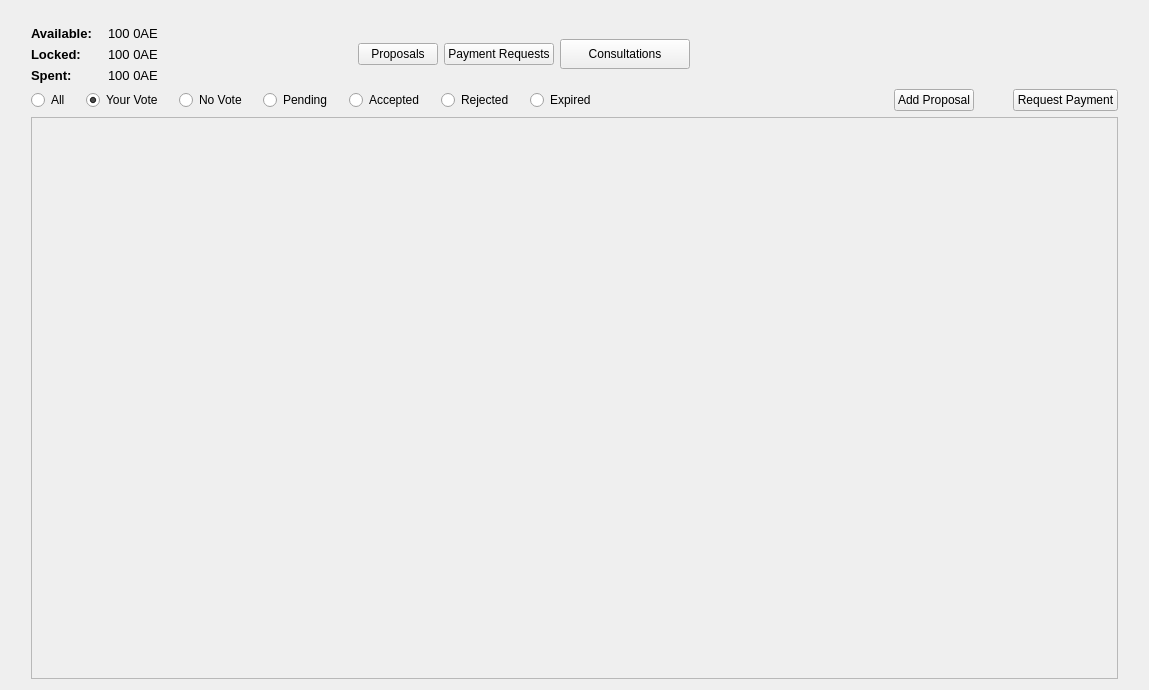
<?xml version="1.0" encoding="UTF-8"?>
<ui version="4.0">
 <class>CommunityFundPage</class>
 <widget class="QWidget" name="CommunityFundPage">
  <property name="geometry">
   <rect>
    <x>0</x>
    <y>0</y>
    <width>1149</width>
    <height>690</height>
   </rect>
  </property>
  <property name="windowTitle">
   <string>Form</string>
  </property>
  <layout class="QVBoxLayout" name="verticalLayout_2">
   <item>
    <layout class="QHBoxLayout" name="horizontalLayoutBase">
     <item>
      <spacer name="horizontalSpacer_3">
       <property name="orientation">
        <enum>Qt::Horizontal</enum>
       </property>
       <property name="sizeType">
        <enum>QSizePolicy::Fixed</enum>
       </property>
       <property name="sizeHint" stdset="0">
        <size>
         <width>20</width>
         <height>20</height>
        </size>
       </property>
      </spacer>
     </item>
     <item>
      <layout class="QVBoxLayout" name="verticalLayoutBase">
       <item>
        <spacer name="verticalSpacer">
         <property name="orientation">
          <enum>Qt::Vertical</enum>
         </property>
         <property name="sizeType">
          <enum>QSizePolicy::Maximum</enum>
         </property>
         <property name="sizeHint" stdset="0">
          <size>
           <width>40</width>
           <height>15</height>
          </size>
         </property>
        </spacer>
       </item>
       <item>
        <layout class="QHBoxLayout" name="horizontalLayoutMain">
         <item>
          <layout class="QVBoxLayout" name="verticalLayoutFundState">
           <item>
            <widget class="QLabel" name="labelAvailable">
             <property name="maximumSize">
              <size>
               <width>70</width>
               <height>17</height>
              </size>
             </property>
             <property name="font">
              <font>
               <pointsize>10</pointsize>
               <weight>75</weight>
               <bold>true</bold>
              </font>
             </property>
             <property name="text">
              <string>Available:</string>
             </property>
            </widget>
           </item>
           <item>
            <widget class="QLabel" name="labelLocked">
             <property name="maximumSize">
              <size>
               <width>70</width>
               <height>17</height>
              </size>
             </property>
             <property name="font">
              <font>
               <pointsize>10</pointsize>
               <weight>75</weight>
               <bold>true</bold>
              </font>
             </property>
             <property name="text">
              <string>Locked:</string>
             </property>
            </widget>
           </item>
           <item>
            <widget class="QLabel" name="labelSpent">
             <property name="maximumSize">
              <size>
               <width>70</width>
               <height>17</height>
              </size>
             </property>
             <property name="font">
              <font>
               <pointsize>10</pointsize>
               <weight>75</weight>
               <bold>true</bold>
              </font>
             </property>
             <property name="text">
              <string>Spent:</string>
             </property>
            </widget>
           </item>
          </layout>
         </item>
         <item>
          <spacer name="horizontalSpacer_9">
           <property name="orientation">
            <enum>Qt::Horizontal</enum>
           </property>
           <property name="sizeType">
            <enum>QSizePolicy::Fixed</enum>
           </property>
           <property name="sizeHint" stdset="0">
            <size>
             <width>10</width>
             <height>20</height>
            </size>
           </property>
          </spacer>
         </item>
         <item>
          <layout class="QVBoxLayout" name="verticalLayoutAmount">
           <item>
            <widget class="QLabel" name="labelAvailableAmount">
             <property name="maximumSize">
              <size>
               <width>1000</width>
               <height>17</height>
              </size>
             </property>
             <property name="font">
              <font>
               <pointsize>10</pointsize>
              </font>
             </property>
             <property name="text">
              <string>100 0AE</string>
             </property>
            </widget>
           </item>
           <item>
            <widget class="QLabel" name="labelLockedAmount">
             <property name="maximumSize">
              <size>
               <width>1000</width>
               <height>17</height>
              </size>
             </property>
             <property name="font">
              <font>
               <pointsize>10</pointsize>
              </font>
             </property>
             <property name="text">
              <string>100 0AE</string>
             </property>
            </widget>
           </item>
           <item>
            <widget class="QLabel" name="labelSpentAmount">
             <property name="maximumSize">
              <size>
               <width>1000</width>
               <height>17</height>
              </size>
             </property>
             <property name="font">
              <font>
               <pointsize>10</pointsize>
              </font>
             </property>
             <property name="text">
              <string>100 0AE</string>
             </property>
            </widget>
           </item>
          </layout>
         </item>
         <item>
          <spacer name="horizontalSpacer_2">
           <property name="orientation">
            <enum>Qt::Horizontal</enum>
           </property>
           <property name="sizeType">
            <enum>QSizePolicy::Expanding</enum>
           </property>
           <property name="sizeHint" stdset="0">
            <size>
             <width>0</width>
             <height>20</height>
            </size>
           </property>
          </spacer>
         </item>
         <item>
          <widget class="QPushButton" name="pushButtonProposals">
           <property name="text">
            <string>Proposals</string>
           </property>
          </widget>
         </item>
         <item>
          <widget class="QPushButton" name="pushButtonPaymentRequests">
           <property name="text">
            <string>Payment Requests</string>
           </property>
          </widget>
         </item>
         <item>
          <widget class="QPushButton" name="pushButtonConsultations">
           <property name="minimumSize">
            <size>
             <width>130</width>
             <height>30</height>
            </size>
           </property>
           <property name="maximumSize">
            <size>
             <width>130</width>
             <height>30</height>
            </size>
           </property>
           <property name="text">
            <string>Consultations</string>
           </property>
          </widget>
         </item>
         <item>
          <spacer name="horizontalSpacer_10">
           <property name="orientation">
            <enum>Qt::Horizontal</enum>
           </property>
           <property name="sizeType">
            <enum>QSizePolicy::Expanding</enum>
           </property>
           <property name="sizeHint" stdset="0">
            <size>
             <width>0</width>
             <height>20</height>
            </size>
           </property>
          </spacer>
         </item>
         <item>
          <spacer name="horizontalSpacer_11">
           <property name="orientation">
            <enum>Qt::Horizontal</enum>
           </property>
           <property name="sizeType">
            <enum>QSizePolicy::Fixed</enum>
           </property>
           <property name="sizeHint" stdset="0">
            <size>
             <width>235</width>
             <height>20</height>
            </size>
           </property>
          </spacer>
         </item>
        </layout>
       </item>
       <item>
        <layout class="QHBoxLayout" name="horizontalLayoutVote">
         <item>
          <widget class="QRadioButton" name="radioButtonAll">
           <property name="maximumSize">
            <size>
             <width>16777215</width>
             <height>20</height>
            </size>
           </property>
           <property name="text">
            <string>All</string>
           </property>
           <property name="iconSize">
            <size>
             <width>25</width>
             <height>25</height>
            </size>
           </property>
           <property name="checked">
            <bool>false</bool>
           </property>
          </widget>
         </item>
         <item>
          <spacer name="horizontalSpacer_8">
           <property name="orientation">
            <enum>Qt::Horizontal</enum>
           </property>
           <property name="sizeType">
            <enum>QSizePolicy::Fixed</enum>
           </property>
           <property name="sizeHint" stdset="0">
            <size>
             <width>10</width>
             <height>20</height>
            </size>
           </property>
          </spacer>
         </item>
         <item>
          <widget class="QRadioButton" name="radioButtonYourVote">
           <property name="maximumSize">
            <size>
             <width>16777215</width>
             <height>20</height>
            </size>
           </property>
           <property name="text">
            <string>Your Vote</string>
           </property>
           <property name="iconSize">
            <size>
             <width>25</width>
             <height>25</height>
            </size>
           </property>
           <property name="checked">
            <bool>true</bool>
           </property>
          </widget>
         </item>
         <item>
          <spacer name="horizontalSpacer_7">
           <property name="orientation">
            <enum>Qt::Horizontal</enum>
           </property>
           <property name="sizeType">
            <enum>QSizePolicy::Fixed</enum>
           </property>
           <property name="sizeHint" stdset="0">
            <size>
             <width>10</width>
             <height>20</height>
            </size>
           </property>
          </spacer>
         </item>
         <item>
          <widget class="QRadioButton" name="radioButtonNoVote">
           <property name="maximumSize">
            <size>
             <width>16777215</width>
             <height>20</height>
            </size>
           </property>
           <property name="text">
            <string>No Vote</string>
           </property>
           <property name="iconSize">
            <size>
             <width>25</width>
             <height>25</height>
            </size>
           </property>
          </widget>
         </item>
         <item>
          <spacer name="horizontalSpacer_14">
           <property name="orientation">
            <enum>Qt::Horizontal</enum>
           </property>
           <property name="sizeType">
            <enum>QSizePolicy::Fixed</enum>
           </property>
           <property name="sizeHint" stdset="0">
            <size>
             <width>10</width>
             <height>20</height>
            </size>
           </property>
          </spacer>
         </item>
         <item>
          <widget class="QRadioButton" name="radioButtonPending">
           <property name="maximumSize">
            <size>
             <width>16777215</width>
             <height>20</height>
            </size>
           </property>
           <property name="text">
            <string>Pending</string>
           </property>
           <property name="iconSize">
            <size>
             <width>25</width>
             <height>25</height>
            </size>
           </property>
          </widget>
         </item>
         <item>
          <spacer name="horizontalSpacer_6">
           <property name="orientation">
            <enum>Qt::Horizontal</enum>
           </property>
           <property name="sizeType">
            <enum>QSizePolicy::Fixed</enum>
           </property>
           <property name="sizeHint" stdset="0">
            <size>
             <width>10</width>
             <height>20</height>
            </size>
           </property>
          </spacer>
         </item>
         <item>
          <widget class="QRadioButton" name="radioButtonAccepted">
           <property name="maximumSize">
            <size>
             <width>16777215</width>
             <height>20</height>
            </size>
           </property>
           <property name="text">
            <string>Accepted</string>
           </property>
           <property name="iconSize">
            <size>
             <width>25</width>
             <height>25</height>
            </size>
           </property>
          </widget>
         </item>
         <item>
          <spacer name="horizontalSpacer_5">
           <property name="orientation">
            <enum>Qt::Horizontal</enum>
           </property>
           <property name="sizeType">
            <enum>QSizePolicy::Fixed</enum>
           </property>
           <property name="sizeHint" stdset="0">
            <size>
             <width>10</width>
             <height>20</height>
            </size>
           </property>
          </spacer>
         </item>
         <item>
          <widget class="QRadioButton" name="radioButtonRejected">
           <property name="maximumSize">
            <size>
             <width>16777215</width>
             <height>20</height>
            </size>
           </property>
           <property name="text">
            <string>Rejected</string>
           </property>
           <property name="iconSize">
            <size>
             <width>25</width>
             <height>25</height>
            </size>
           </property>
          </widget>
         </item>
         <item>
          <spacer name="horizontalSpacer_12">
           <property name="orientation">
            <enum>Qt::Horizontal</enum>
           </property>
           <property name="sizeType">
            <enum>QSizePolicy::Fixed</enum>
           </property>
           <property name="sizeHint" stdset="0">
            <size>
             <width>10</width>
             <height>20</height>
            </size>
           </property>
          </spacer>
         </item>
         <item>
          <widget class="QRadioButton" name="radioButtonExpired">
           <property name="text">
            <string>Expired</string>
           </property>
          </widget>
         </item>
         <item>
          <spacer name="horizontalSpacer">
           <property name="orientation">
            <enum>Qt::Horizontal</enum>
           </property>
           <property name="sizeType">
            <enum>QSizePolicy::Expanding</enum>
           </property>
           <property name="sizeHint" stdset="0">
            <size>
             <width>300</width>
             <height>20</height>
            </size>
           </property>
          </spacer>
         </item>
         <item>
          <widget class="QPushButton" name="pushButtonCreateProposal">
           <property name="text">
            <string>Add Proposal</string>
           </property>
          </widget>
         </item>
         <item>
          <spacer name="horizontalSpacer_13">
           <property name="orientation">
            <enum>Qt::Horizontal</enum>
           </property>
           <property name="sizeHint" stdset="0">
            <size>
             <width>40</width>
             <height>20</height>
            </size>
           </property>
          </spacer>
         </item>
         <item>
          <widget class="QPushButton" name="pushButtonCreatePaymentRequest">
           <property name="text">
            <string>Request Payment</string>
           </property>
          </widget>
         </item>
        </layout>
       </item>
       <item>
        <widget class="QScrollArea" name="scrollArea">
         <property name="widgetResizable">
          <bool>true</bool>
         </property>
         <widget class="QWidget" name="scrollAreaWidgetContents">
          <property name="geometry">
           <rect>
            <x>0</x>
            <y>0</y>
            <width>1059</width>
            <height>517</height>
           </rect>
          </property>
          <property name="sizePolicy">
           <sizepolicy hsizetype="Preferred" vsizetype="Preferred">
            <horstretch>0</horstretch>
            <verstretch>0</verstretch>
           </sizepolicy>
          </property>
          <layout class="QGridLayout" name="gridLayout_2">
           <item row="0" column="0">
            <layout class="QGridLayout" name="gridLayout">
             <property name="sizeConstraint">
              <enum>QLayout::SetMaximumSize</enum>
             </property>
            </layout>
           </item>
          </layout>
         </widget>
        </widget>
       </item>
      </layout>
     </item>
     <item>
      <spacer name="horizontalSpacer_4">
       <property name="orientation">
        <enum>Qt::Horizontal</enum>
       </property>
       <property name="sizeType">
        <enum>QSizePolicy::Fixed</enum>
       </property>
       <property name="sizeHint" stdset="0">
        <size>
         <width>20</width>
         <height>20</height>
        </size>
       </property>
      </spacer>
     </item>
    </layout>
   </item>
  </layout>
 </widget>
 <resources/>
 <connections/>
</ui>
